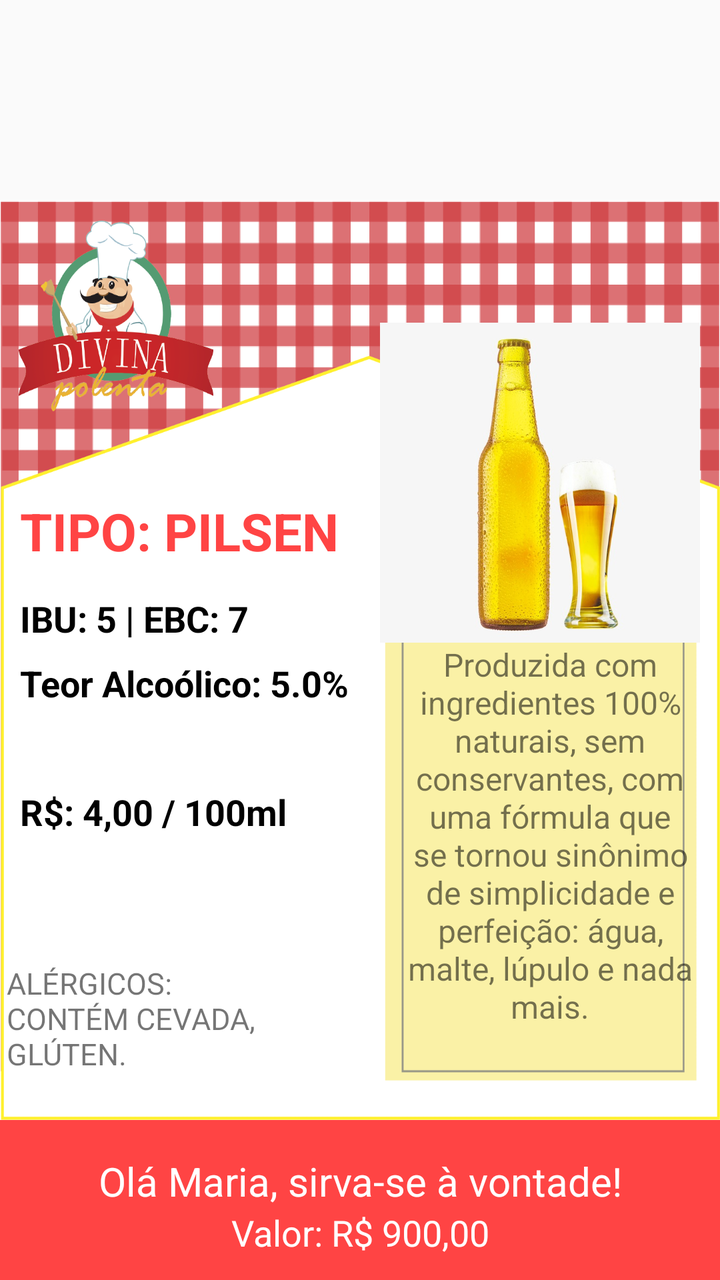
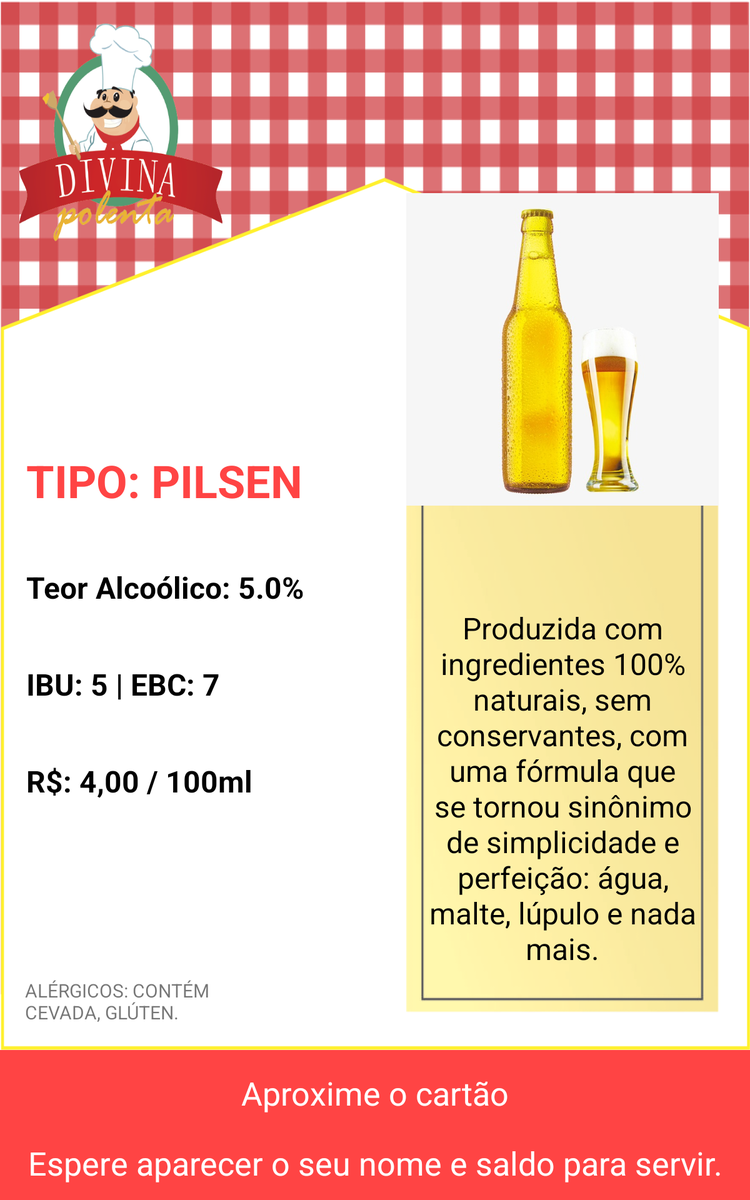

First picture: res/layout/ on a phone held upright. Second picture: the repository's own variant of that layout, on a device whose configuration matches the variant's folder. Source for both follows.
<!-- AndroidManifest.xml: application theme AppTheme -->
<!-- res/layout/activity_cerveja.xml -->
<?xml version="1.0" encoding="utf-8"?>
<RelativeLayout xmlns:android="http://schemas.android.com/apk/res/android"
    xmlns:app="http://schemas.android.com/apk/res-auto"
    xmlns:tools="http://schemas.android.com/tools"
    android:id="@+id/activity_cerveja"
    android:layout_width="match_parent"
    android:layout_height="match_parent"
    tools:context="br.com.httpfluidobjects.appdivinapolenta.CervejaActivity">

    <RelativeLayout
        android:id="@+id/tela_cerveja_sup"
        android:layout_width="match_parent"
        android:layout_height="460dp"
        android:layout_above="@+id/linhaVermelha"
        android:layout_alignParentLeft="true"
        android:layout_alignParentStart="true"
        android:background="@drawable/fundo_tela_cerveja">

        <TextView
            android:id="@+id/title"
            android:layout_width="wrap_content"
            android:layout_height="wrap_content"
            android:layout_above="@+id/ebc"
            android:layout_alignParentLeft="true"
            android:layout_alignParentStart="true"
            android:layout_marginBottom="14dp"
            android:layout_marginLeft="10dp"
            android:layout_marginStart="10dp"
            android:text="TIPO: PILSEN"
            android:textAlignment="center"
            android:textColor="@android:color/holo_red_light"
            android:textSize="26sp"
            android:textStyle="normal|bold" />

        <ImageView
            android:id="@+id/imageView3"
            android:layout_width="160dp"
            android:layout_height="160dp"
            android:layout_above="@+id/descricao"
            android:layout_alignEnd="@+id/descricao"
            android:layout_alignRight="@+id/descricao"
            app:srcCompat="@drawable/cerveja01" />

        <TextView
            android:id="@+id/descricao"
            android:layout_width="150dp"
            android:layout_height="wrap_content"
            android:layout_alignBottom="@+id/alergicos"
            android:layout_alignParentEnd="true"
            android:layout_alignParentRight="true"
            android:layout_marginBottom="23dp"
            android:layout_marginEnd="10dp"
            android:layout_marginRight="10dp"
            android:text="Produzida com ingredientes 100% naturais, sem conservantes, com uma fórmula que se tornou sinônimo de simplicidade e perfeição: água, malte, lúpulo e nada mais."
            android:textAlignment="center"
            android:textSize="16sp" />

        <TextView
            android:id="@+id/alergicos"
            android:layout_width="140dp"
            android:layout_height="wrap_content"
            android:layout_alignEnd="@+id/valor"
            android:layout_alignParentBottom="true"
            android:layout_alignRight="@+id/valor"
            android:layout_marginBottom="23dp"
            android:text="ALÉRGICOS: CONTÉM CEVADA, GLÚTEN."
            android:textSize="15sp" />

        <TextView
            android:id="@+id/teor"
            android:layout_width="wrap_content"
            android:layout_height="wrap_content"
            android:layout_alignLeft="@+id/title"
            android:layout_alignStart="@+id/title"
            android:layout_alignTop="@+id/descricao"
            android:layout_marginTop="8dp"
            android:text="Teor Alcoólico: 5.0%"
            android:textColor="@android:color/black"
            android:textSize="18sp"
            android:textStyle="bold" />

        <TextView
            android:id="@+id/ebc"
            android:layout_width="wrap_content"
            android:layout_height="wrap_content"
            android:layout_alignBottom="@+id/imageView3"
            android:layout_alignLeft="@+id/teor"
            android:layout_alignStart="@+id/teor"
            android:text="IBU: 5 | EBC: 7"
            android:textColor="@android:color/black"
            android:textSize="18sp"
            android:textStyle="bold" />

        <TextView
            android:id="@+id/valor"
            android:layout_width="wrap_content"
            android:layout_height="wrap_content"
            android:layout_alignLeft="@+id/teor"
            android:layout_alignStart="@+id/teor"
            android:layout_below="@+id/teor"
            android:layout_marginTop="40dp"
            android:text="R$: 4,00 / 100ml"
            android:textColor="@android:color/black"
            android:textSize="18sp"
            android:textStyle="bold" />
    </RelativeLayout>

    <RelativeLayout
        android:id="@+id/linhaVermelha"
        android:layout_width="match_parent"
        android:layout_height="80dp"
        android:layout_alignParentBottom="true"
        android:layout_alignParentLeft="true"
        android:layout_alignParentStart="true"
        android:background="@android:color/holo_red_light">

        <TextView
            android:id="@+id/linha1"
            android:layout_width="match_parent"
            android:layout_height="wrap_content"
            android:layout_alignParentLeft="true"
            android:layout_alignParentStart="true"
            android:layout_alignParentTop="true"
            android:layout_marginTop="17dp"
            android:text="Olá Maria, sirva-se à vontade!"
            android:textAlignment="center"
            android:textColor="@color/colorWhite"
            android:textSize="20sp" />

        <TextView
            android:id="@+id/linha2"
            android:layout_width="match_parent"
            android:layout_height="wrap_content"
            android:layout_alignParentLeft="true"
            android:layout_alignParentStart="true"
            android:layout_below="@+id/linha1"
            android:text="Valor: R$ 900,00"
            android:textAlignment="center"
            android:textColor="@color/colorWhite"
            android:textSize="18sp" />
    </RelativeLayout>

</RelativeLayout>
<!-- resources referenced by this layout -->
<resources>
  <color name="colorWhite">#FFFFFF</color>
  <!-- drawable cerveja01: png bitmap (drawable, 220642 bytes) -->
  <!-- drawable fundo_tela_cerveja: png bitmap (drawable, 84135 bytes) -->
  <style name="AppTheme" parent="Theme.AppCompat.Light.NoActionBar">
          
  
      </style>
</resources>
<!-- res/layout-large/activity_cerveja.xml (the repository's variant of the layout above) -->
<!-- drawn on a 7-inch tablet held upright -->
<?xml version="1.0" encoding="utf-8"?>
<RelativeLayout xmlns:android="http://schemas.android.com/apk/res/android"
    xmlns:app="http://schemas.android.com/apk/res-auto"
    xmlns:tools="http://schemas.android.com/tools"
    android:id="@+id/activity_cerveja"
    android:layout_width="match_parent"
    android:layout_height="match_parent"
    android:keepScreenOn="true"
    tools:context="br.com.httpfluidobjects.appdivinapolenta.CervejaActivity">

    <RelativeLayout
        android:id="@+id/tela_cerveja_sup"
        android:layout_width="match_parent"
        android:layout_height="wrap_content"
        android:layout_above="@+id/linhaVermelha"
        android:background="@drawable/fundo_sem_rotulo">

        <TextView
            android:id="@+id/title"
            android:layout_width="wrap_content"
            android:layout_height="wrap_content"
            android:layout_alignLeft="@+id/teor"
            android:layout_alignStart="@+id/teor"
            android:layout_below="@+id/imageView3"
            android:text="TIPO: PILSEN"
            android:textAlignment="center"
            android:textColor="@android:color/holo_red_light"
            android:textSize="36sp"
            android:textStyle="normal|bold" />


        <TextView
            android:id="@+id/teor"
            android:layout_width="wrap_content"
            android:layout_height="wrap_content"
            android:layout_alignLeft="@+id/ebc"
            android:layout_alignStart="@+id/ebc"
            android:layout_below="@+id/title"
            android:layout_marginTop="45dp"
            android:text="Teor Alcoólico: 5.0%"
            android:textColor="@android:color/black"
            android:textSize="24sp"
            android:textStyle="bold" />

        <TextView
            android:id="@+id/ebc"
            android:layout_width="wrap_content"
            android:layout_height="wrap_content"
            android:layout_alignLeft="@+id/valor"
            android:layout_alignStart="@+id/valor"
            android:layout_below="@+id/teor"
            android:layout_marginTop="45dp"
            android:text="IBU: 5 | EBC: 7"
            android:textColor="@android:color/black"
            android:textSize="24sp"
            android:textStyle="bold" />

        <TextView
            android:id="@+id/valor"
            android:layout_width="wrap_content"
            android:layout_height="wrap_content"
            android:layout_alignParentLeft="true"
            android:layout_alignParentStart="true"
            android:layout_below="@+id/ebc"
            android:layout_marginLeft="21dp"
            android:layout_marginStart="21dp"
            android:layout_marginTop="45dp"
            android:text="R$: 4,00 / 100ml"
            android:textColor="@android:color/black"
            android:textSize="24sp"
            android:textStyle="bold" />

        <TextView
            android:id="@+id/alergicos"
            android:layout_width="200dp"
            android:layout_height="wrap_content"
            android:layout_alignParentBottom="true"
            android:layout_alignParentLeft="true"
            android:layout_alignParentStart="true"
            android:layout_marginTop="50dp"
            android:paddingBottom="20dp"
            android:paddingLeft="20dp"
            android:text="ALÉRGICOS: CONTÉM CEVADA, GLÚTEN."
            android:textSize="15sp" />

        <RelativeLayout
            android:id="@+id/rotulo_amarelo"
            android:layout_width="250dp"
            android:layout_height="450dp"
            android:layout_alignBottom="@+id/alergicos"
            android:layout_alignParentEnd="true"
            android:layout_alignParentRight="true"
            android:layout_marginBottom="30dp"
            android:layout_marginEnd="25dp"
            android:layout_marginRight="25dp"
            android:background="@drawable/fundo_rotulo"
            android:orientation="vertical">

            <TextView
                android:id="@+id/descricao"
                android:layout_width="wrap_content"
                android:layout_height="wrap_content"
                android:layout_alignParentLeft="true"
                android:layout_alignParentStart="true"
                android:layout_alignParentTop="true"
                android:layout_marginLeft="15dp"
                android:layout_marginRight="15dp"
                android:layout_marginTop="126dp"
                android:text="Produzida com ingredientes 100% naturais, sem conservantes, com uma fórmula que se tornou sinônimo de simplicidade e perfeição: água, malte, lúpulo e nada mais."
                android:textAlignment="center"
                android:textColor="@android:color/black"
                android:textSize="24sp" />
        </RelativeLayout>

        <ImageView
            android:id="@+id/imageView3"
            android:layout_width="wrap_content"
            android:layout_height="400dp"
            android:layout_above="@+id/rotulo_amarelo"
            android:layout_alignLeft="@+id/rotulo_amarelo"
            android:layout_alignRight="@+id/rotulo_amarelo"
            android:layout_marginBottom="-120dp"
            app:srcCompat="@drawable/cerveja01" />


    </RelativeLayout>

    <RelativeLayout
        android:id="@+id/linhaVermelha"
        android:layout_width="match_parent"
        android:layout_height="120dp"
        android:layout_alignParentBottom="true"
        android:background="@android:color/holo_red_light">

        <TextView
            android:id="@+id/linha1"
            android:layout_width="match_parent"
            android:layout_height="wrap_content"
            android:layout_alignParentLeft="true"
            android:layout_alignParentStart="true"
            android:layout_alignParentTop="true"
            android:layout_marginTop="17dp"
            android:text="@string/linha1_1"
            android:textAlignment="center"
            android:textColor="@color/colorWhite"
            android:textSize="26sp" />


        <TextView
            android:id="@+id/linha2"
            android:layout_width="match_parent"
            android:layout_height="wrap_content"
            android:layout_alignParentBottom="true"
            android:layout_alignParentLeft="true"
            android:layout_alignParentStart="true"
            android:layout_marginBottom="12dp"
            android:text="@string/linha2_1"
            android:textAlignment="center"
            android:textColor="@color/colorWhite"
            android:textSize="26sp" />
    </RelativeLayout>

</RelativeLayout>
<!-- resources referenced by the variant -->
<!-- as a 7-inch tablet held upright resolves them -->
<resources>
  <color name="colorWhite">#FFFFFF</color>
  <!-- drawable cerveja01: png bitmap (drawable, 220642 bytes) -->
  <!-- drawable fundo_rotulo: jpg bitmap (drawable, 586824 bytes) -->
  <!-- drawable fundo_sem_rotulo: png bitmap (drawable, 151157 bytes) -->
  <string name="linha1_1">Aproxime o cartão</string>
  <string name="linha2_1">Espere aparecer o seu nome e saldo para servir.</string>
  <style name="AppTheme" parent="Theme.AppCompat.Light.NoActionBar">
          
  
      </style>
</resources>
